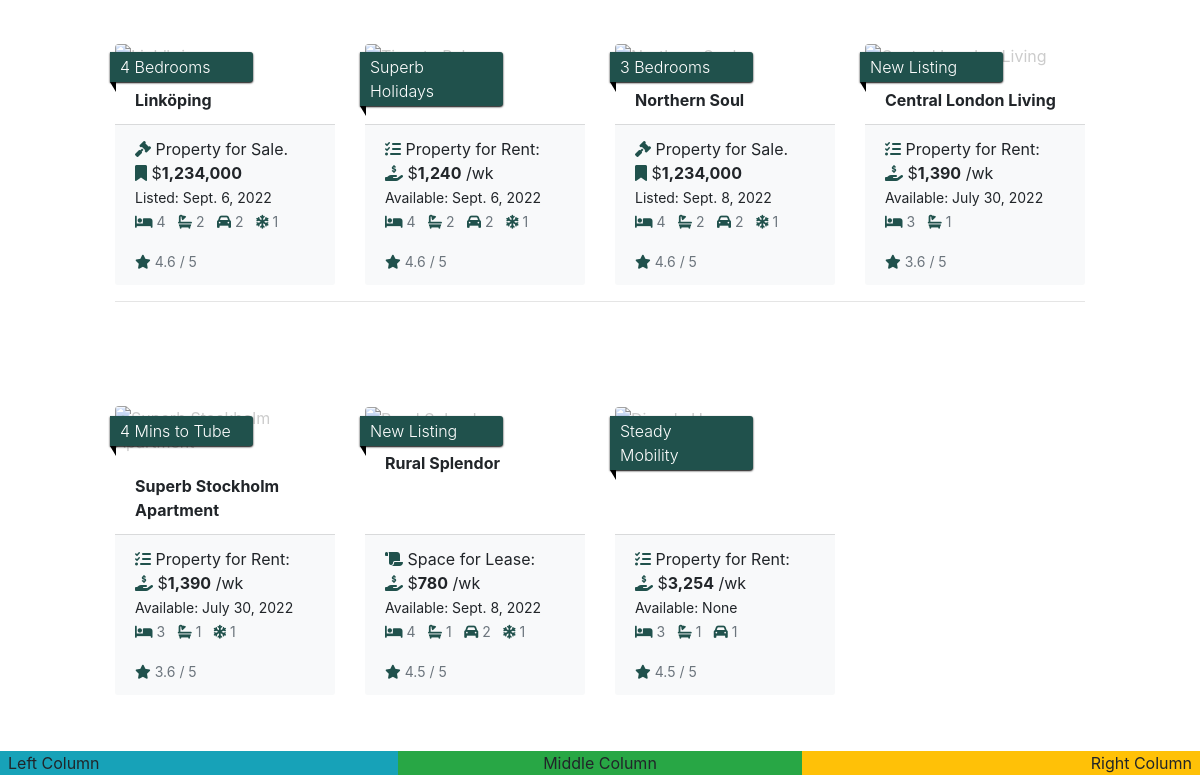
Before: /properties/ (lower part) with the older database file.
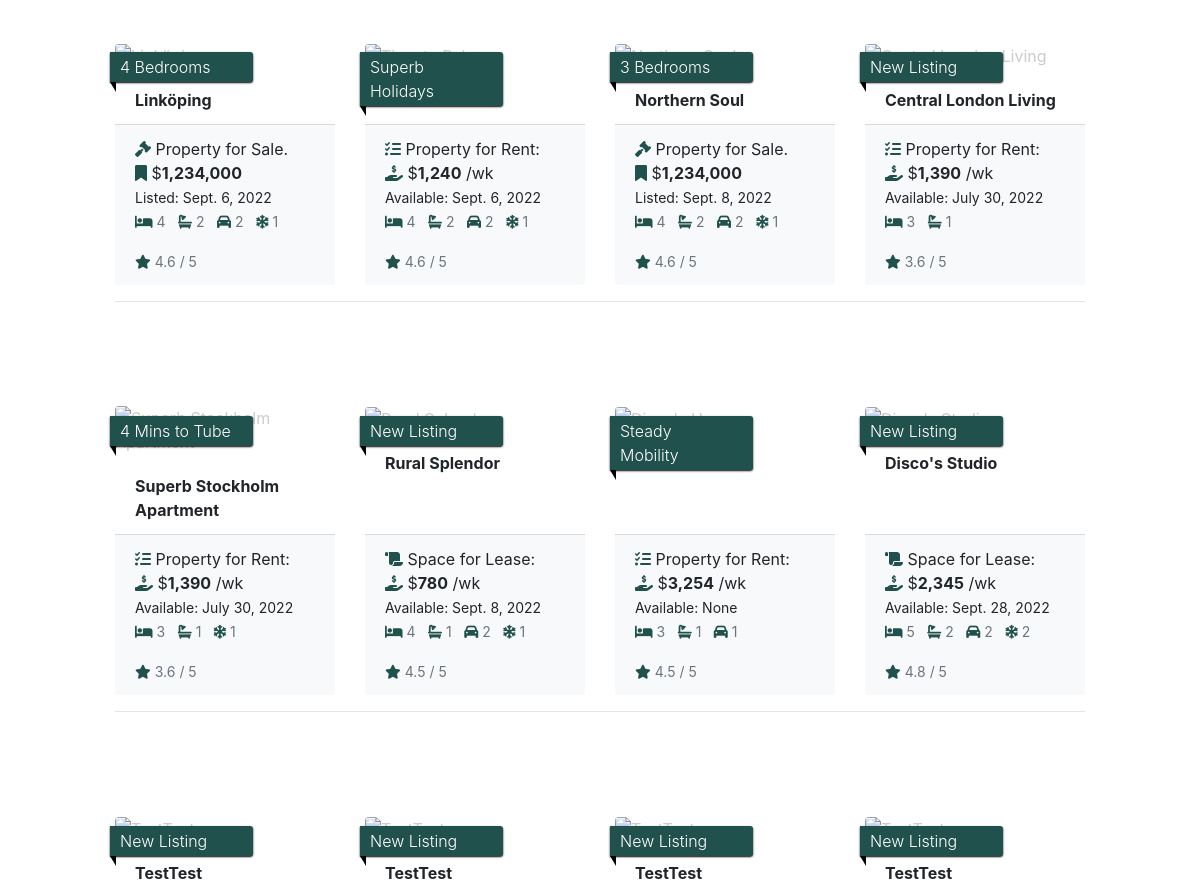
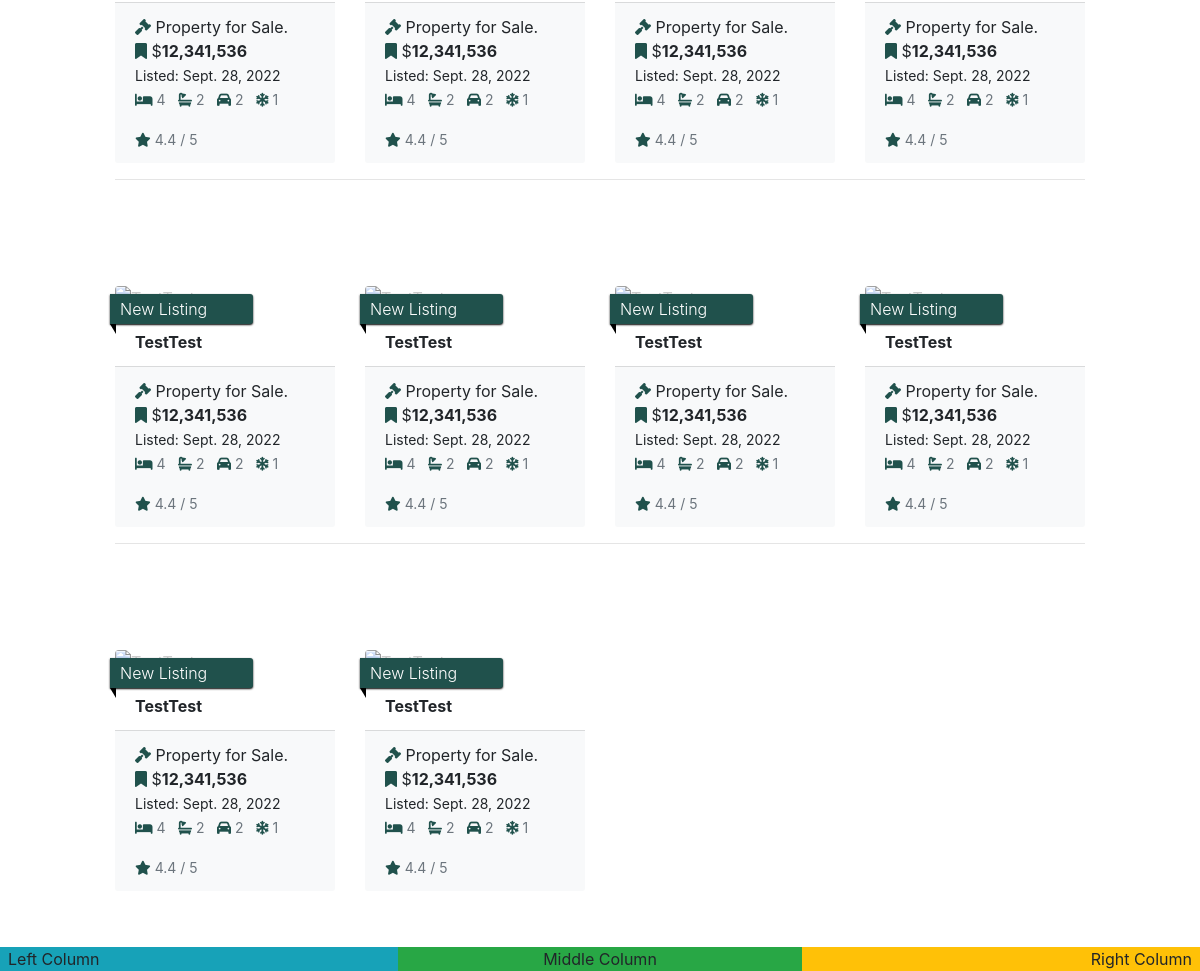
After: the same page with the newer database file (2 pictures, top to bottom).
### app_properties/models.py (models this page shows, shortened)
class Property(models.Model):
    realtor = models.ForeignKey(User, on_delete=models.CASCADE, blank=True, null=False, default=User)
    title_no = models.CharField(max_length=254)
    ribbon_feature = models.CharField(max_length=20, default="New Listing")
    name = models.CharField(max_length=30)
    category = models.ForeignKey(
        'Category', null=True, blank=True, on_delete=models.SET_NULL
        )
    sector = models.ForeignKey(
        'Sector', null=True, blank=True, on_delete=models.SET_NULL
        )
    sale_price = models.IntegerField(null=False, blank=True, default=0)
    rent_pw = models.IntegerField(null=False, blank=True, default=0)
    date_available = models.DateField(null=True, blank=True, auto_now_add=True)
    bedrooms = models.IntegerField(null=False, blank=False)
    bathrooms = models.IntegerField(null=False, blank=False)
    carports = models.IntegerField(null=False, blank=False)
    air_conditioning = models.IntegerField(null=False, blank=False)
    rating = models.DecimalField(
        max_digits=3, decimal_places=1, null=True, blank=True
        )
    description = models.TextField()
    main_image_url = models.URLField(max_length=1024, null=True, blank=True)
    main_image = models.ImageField(null=True, blank=True)
    bedroom_image = models.ImageField(null=True, blank=True)
    bath_image = models.ImageField(null=True, blank=True)
    kitchen_image = models.ImageField(null=True, blank=True)
    living_image = models.ImageField(null=True, blank=True)
    unit_no = models.IntegerField(null=True, blank=True)
    level = models.IntegerField(null=True, blank=True)
    house_no = models.IntegerField(null=True, blank=False, default="No.")
    street = models.CharField(max_length=70, default='')
    suburb = models.CharField(max_length=70, default='')
    city = models.CharField(max_length=40)
    state = models.CharField(max_length=40, null=True, blank=True)
    postcode = models.CharField(max_length=10)
    country = models.CharField(max_length=2, choices=pytz.country_names.items(), null=True, blank=True)
    land_area = models.IntegerField(null=True, blank=True)
    building_area = models.IntegerField(null=True, blank=True)
    build_date = models.DateField(null=True, blank=True)
    list_date = models.DateField(auto_now_add=True)
    list_duration = models.IntegerField(null=False, blank=False, default=30)
    owner_fname = models.CharField(max_length=254, null=True, blank=False)
    owner_lname = models.CharField(max_length=254, null=True, blank=False)
    viewings = models.BooleanField(default=True)
    available = models.BooleanField(default=False)
    class Meta:
        verbose_name_plural = 'Properties'
        get_latest_by = 'list_date'

### app_properties/views.py (the view, shortened to what this page needs)
# urls.py: path('', views.all_properties, name='properties'),
def all_properties(request):
    properties = Property.objects.all()
    query = None
    categories = None
    sectors = None
    sort = None
    direction = None
    current_sorting = f'{sort}_{direction}'
    context = {
        'properties': properties,
        'search_term': query,
        'current_categories': categories,
        'current_sectors': sectors,
        'current_sorting': current_sorting,
    }
    return render(request, 'properties/properties.html', context)

### app_properties/templates/properties/properties.html (shortened to what this page needs)
{% extends 'base.html' %}
{% load static %}
{% load humanize %}
{% block content %}
<div class="container-fluid">
    <div class="row">
        <div class="product-container col-10 offset-1">
            <div class="row">
                {% for prop in properties %}
                <div class="col-sm-6 col-md-6 col-lg-4 col-xl-3">
                    <div class="card property-card h-100 border-0">
                        <p class="ribbon font-weight-light">{{ prop.ribbon_feature }}</p>
                        {% if prop.main_image %}
                        <a href="{% url 'property-detail' prop.id %}">
                        </a>
                        {% else %}
                        <a href="{% url 'property-detail' prop.id %}">
                        </a>
                        {% endif %}
                        <div class="card-body pb-2">
                            <p class="mb-0 font-weight-bold">{{ prop.name }}</p>
                        </div>
                        <div class="card-footer bg-light mt-1 bt-1 text-left">
                            <div class="row">
                                <div class="col">
                                    <p class="lead mb-0 text-left font-weight-bold">
                                        {% if prop.category.pk == 1 %}
                                            <p class="fw-lighter fs-5"><i class="fas fa-gavel reabook-logo"></i> Property for Sale.
                                                <br><i class="fas fa-bookmark reabook-logo"></i> $<strong>{{ prop.sale_price|intcomma }}</strong>
                                                <br><small>Listed: {{ prop.list_date }}</small>
                                                {% include 'includes/property-icons.html' %}
                                            </p>
                                        {% elif prop.category.pk == 2 %}
                                            <p class="fw-lighter fs-6"><i class="fas fa-tasks reabook-logo"></i> Property for Rent:
                                                <br><i class="fas fa-hand-holding-usd reabook-logo"></i> $<strong>{{ prop.rent_pw|intcomma }}</strong> /wk
                                                <br><small>Available: {{ prop.date_available }}</small>
                                                {% include 'includes/property-icons.html' %}
                                            </p>
                                        {% else %}
                                            <p class="fw-lighter fs-6 mb-0"><i class="fa-solid fa-scroll reabook-logo"></i> Space for Lease:
                                                <br><i class="fas fa-hand-holding-usd reabook-logo"></i> $<strong>{{ prop.rent_pw|intcomma }}</strong> /wk
                                                <br><small>Available: {{ prop.date_available }}</small>
                                                {% include 'includes/property-icons.html' %}
                                            </p>
                                        {% endif %}
                                    </p>
                                    {% if prop.rating %}
                                    <small class="text-muted"><i class="fas fa-star mr-1 reabook-logo"></i>{{ prop.rating }} / 5</small>
                                    {% else %}
                                    <small class="text-muted">Not Rating Yet</small>
                                    {% endif %}
                                </div>
                            </div>
                        </div>
                    </div>
                </div>
                {% if forloop.counter|divisibleby:4 %}
                    <div class="col-12 d-none d-xl-block mb-5">
                        <hr>
                    </div>
                {% endif %}
            {% endfor %}
            </div>
        </div>
    </div>
</div>
{% endblock %}

### templates/includes/property-icons.html
<br>{% if prop.bedrooms %}
    <small class="text-muted mr-2"><i class="fa-solid fa-bed mr-1 reabook-logo"></i>{{ prop.bedrooms }}</small>
{% endif %}
{% if prop.bathrooms %}
    <small class="text-muted mr-2"><i class="fa-solid fa-bath mr-1 reabook-logo"></i>{{ prop.bathrooms }}</small>
{% endif %}
{% if prop.carports %}
    <small class="text-muted mr-2"><i class="fa-solid fa-car mr-1 reabook-logo"></i>{{ prop.carports }}</small>
{% endif %}
{% if prop.air_conditioning %}
    <small class="text-muted mr-2"><i class="fa-solid fa-snowflake mr-1 reabook-logo"></i>{{ prop.air_conditioning }}</small>
{% endif %}

Changed rows visible on the page:
added Property: ribbon_feature "New Listing", name "Disco's Studio", rent_pw "2,345", date_available "Sept. 28, 2022", bedrooms "5", bathrooms "2", carports "2", air_conditioning "2", rating "4.8"
added Property: ribbon_feature "New Listing", name "TestTest", sale_price "12,341,536", list_date "Sept. 28, 2022", bedrooms "4", bathrooms "2", carports "2", air_conditioning "1", rating "4.4"
added Property: ribbon_feature "New Listing", name "TestTest", sale_price "12,341,536", list_date "Sept. 28, 2022", bedrooms "4", bathrooms "2", carports "2", air_conditioning "1", rating "4.4"
added Property: ribbon_feature "New Listing", name "TestTest", sale_price "12,341,536", list_date "Sept. 28, 2022", bedrooms "4", bathrooms "2", carports "2", air_conditioning "1", rating "4.4"
added Property: ribbon_feature "New Listing", name "TestTest", sale_price "12,341,536", list_date "Sept. 28, 2022", bedrooms "4", bathrooms "2", carports "2", air_conditioning "1", rating "4.4"
added Property: ribbon_feature "New Listing", name "TestTest", sale_price "12,341,536", list_date "Sept. 28, 2022", bedrooms "4", bathrooms "2", carports "2", air_conditioning "1", rating "4.4"
added Property: ribbon_feature "New Listing", name "TestTest", sale_price "12,341,536", list_date "Sept. 28, 2022", bedrooms "4", bathrooms "2", carports "2", air_conditioning "1", rating "4.4"
added Property: ribbon_feature "New Listing", name "TestTest", sale_price "12,341,536", list_date "Sept. 28, 2022", bedrooms "4", bathrooms "2", carports "2", air_conditioning "1", rating "4.4"
added Property: ribbon_feature "New Listing", name "TestTest", sale_price "12,341,536", list_date "Sept. 28, 2022", bedrooms "4", bathrooms "2", carports "2", air_conditioning "1", rating "4.4"
added Property: ribbon_feature "New Listing", name "TestTest", sale_price "12,341,536", list_date "Sept. 28, 2022", bedrooms "4", bathrooms "2", carports "2", air_conditioning "1", rating "4.4"
added Property: ribbon_feature "New Listing", name "TestTest", sale_price "12,341,536", list_date "Sept. 28, 2022", bedrooms "4", bathrooms "2", carports "2", air_conditioning "1", rating "4.4"
